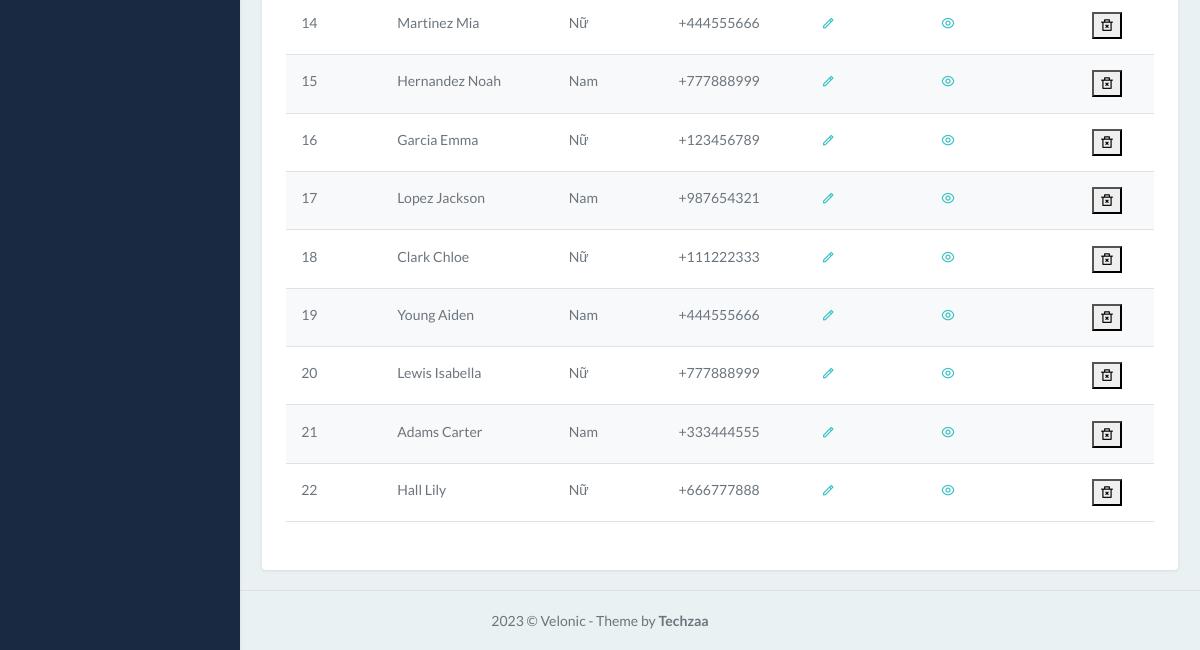
Before: /index.php?action=employee&query=list (lower part) with the older database file.
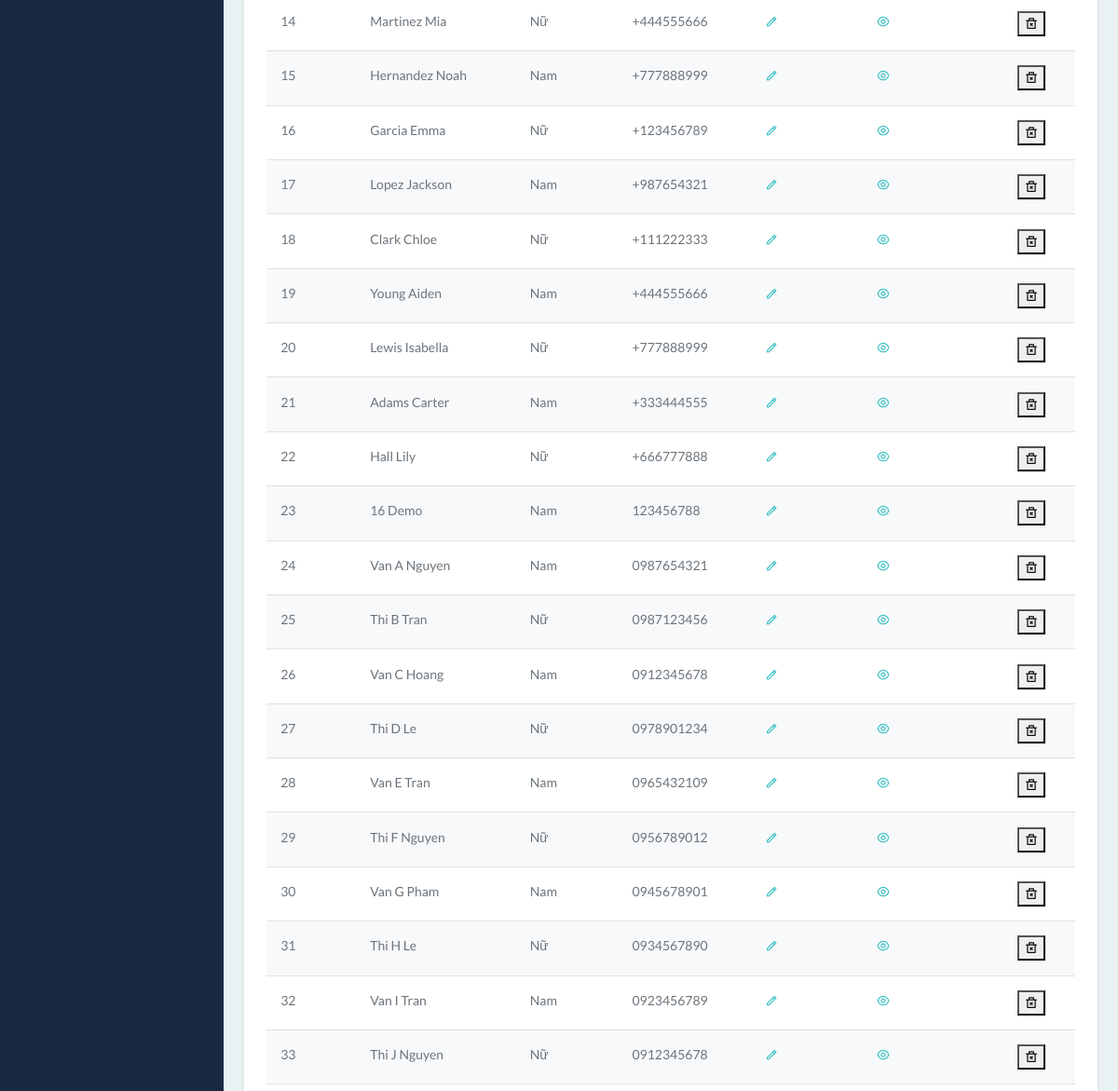
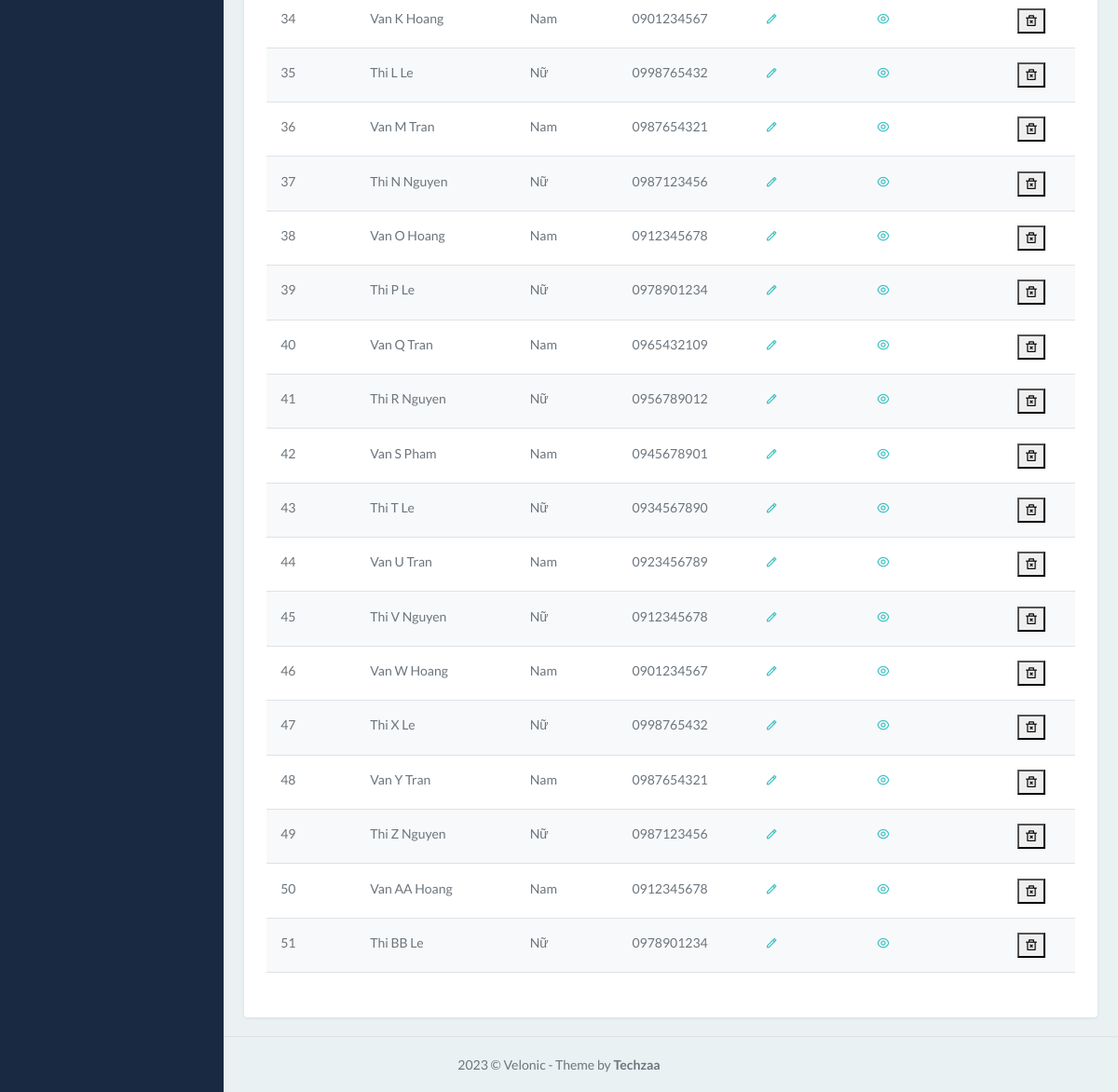
After: the same page with the newer database file (2 pictures, top to bottom).
### tables this page shows
CREATE TABLE IF NOT EXISTS `employees` (
  `id` int NOT NULL AUTO_INCREMENT,
  `first_name` varchar(50) DEFAULT NULL,
  `last_name` varchar(50) DEFAULT NULL,
  `birthday` varchar(50) DEFAULT NULL,
  `gender` varchar(50) DEFAULT NULL,
  `phone` varchar(50) DEFAULT NULL,
  `email` varchar(50) DEFAULT NULL,
  `city` varchar(50) DEFAULT NULL,
  `district` varchar(50) DEFAULT NULL,
  `ward` varchar(50) DEFAULT NULL,
  `full_address` varchar(50) DEFAULT NULL,
  `departments` int DEFAULT NULL,
  `roles` int DEFAULT NULL,
  PRIMARY KEY (`id`) USING BTREE,
  KEY `FK_departments` (`departments`),
  KEY `FK_roles` (`roles`)
);

### model/employees.php (called while the page is built, shortened)
<?php
class Employee
{
    public static function getEmployee($connect)
    {
        $response = mysqli_query($connect, "SELECT * FROM `employees`");
        if ($response) {
            if (mysqli_num_rows($response) > 0) {
                while ($row = mysqli_fetch_array($response)) {
                    $data[] = $row;
                }
            }
        }
        return $data;
    }
}

### controller/EmployeeController.php (called while the page is built, shortened)
<?php
class EmployeeController
{
    public static function getEmployee($connect)
    {
        $data = Employee::getEmployee($connect);
        return $data;
    }
}

### view/employees/list_v1.php (the view, shortened to what this page needs)
<?php
    $employees = EmployeeController::getEmployee($connect);
?>
<div class="row">
    <div class="col-12">
        <div class="card">
            <div class="card-body">
                <table id="basic-datatable" class="table table-striped dt-responsive nowrap w-100">
                    <tbody>
                        <?php
                            $sequentialId = 1;
                            foreach ($employees as $row):
                        ?>
                        <tr>
                            <td><?php echo $sequentialId; ?></td>
                            <td><?php echo $row['last_name']." ".$row['first_name']; ?></td>
                            <td><?php echo $row['gender']; ?></td>
                            <td><?php echo $row['phone']; ?></td>
                            <td>
                                <a href="?action=employee&query=edit&id=<?php echo $row['id']; ?>" class=" ri-pencil-line"></a>
                            </td>
                            <td>
                                <a href="?action=employee&query=detail&id=<?php echo $row['id']; ?>" class=" ri-eye-line"></a>
                            <td>
                                <form  class ="" action="" method="post" onsubmit="return confirm('Are you sure you want to delete this department?');">
                                    <button type="submit" class="ri-delete-bin-2-line"></button>
                                </form>
                            </td>
                        </tr>
                        <?php
                            $sequentialId++;
                            endforeach; ?>
                    </tbody>
                </table>
            </div>
        </div>
    </div>
</div>

Changed rows visible on the page:
added employees: last_name "16", first_name "Demo", gender "Nam", phone "123456788"
added employees: last_name "Van A", first_name "Nguyen", gender "Nam", phone "0987654321"
added employees: last_name "Thi B", first_name "Tran", gender "Nữ", phone "0987123456"
added employees: last_name "Van C", first_name "Hoang", gender "Nam", phone "0912345678"
added employees: last_name "Thi D", first_name "Le", gender "Nữ", phone "0978901234"
added employees: last_name "Van E", first_name "Tran", gender "Nam", phone "0965432109"
added employees: last_name "Thi F", first_name "Nguyen", gender "Nữ", phone "0956789012"
added employees: last_name "Van G", first_name "Pham", gender "Nam", phone "0945678901"
added employees: last_name "Thi H", first_name "Le", gender "Nữ", phone "0934567890"
added employees: last_name "Van I", first_name "Tran", gender "Nam", phone "0923456789"
added employees: last_name "Thi J", first_name "Nguyen", gender "Nữ", phone "0912345678"
added employees: last_name "Van K", first_name "Hoang", gender "Nam", phone "0901234567"
added employees: last_name "Thi L", first_name "Le", gender "Nữ", phone "0998765432"
added employees: last_name "Van M", first_name "Tran", gender "Nam", phone "0987654321"
added employees: last_name "Thi N", first_name "Nguyen", gender "Nữ", phone "0987123456"
added employees: last_name "Van O", first_name "Hoang", gender "Nam", phone "0912345678"
added employees: last_name "Thi P", first_name "Le", gender "Nữ", phone "0978901234"
added employees: last_name "Van Q", first_name "Tran", gender "Nam", phone "0965432109"
added employees: last_name "Thi R", first_name "Nguyen", gender "Nữ", phone "0956789012"
added employees: last_name "Van S", first_name "Pham", gender "Nam", phone "0945678901"
added employees: last_name "Thi T", first_name "Le", gender "Nữ", phone "0934567890"
added employees: last_name "Van U", first_name "Tran", gender "Nam", phone "0923456789"
added employees: last_name "Thi V", first_name "Nguyen", gender "Nữ", phone "0912345678"
added employees: last_name "Van W", first_name "Hoang", gender "Nam", phone "0901234567"
added employees: last_name "Thi X", first_name "Le", gender "Nữ", phone "0998765432"
added employees: last_name "Van Y", first_name "Tran", gender "Nam", phone "0987654321"
added employees: last_name "Thi Z", first_name "Nguyen", gender "Nữ", phone "0987123456"
added employees: last_name "Van AA", first_name "Hoang", gender "Nam", phone "0912345678"
added employees: last_name "Thi BB", first_name "Le", gender "Nữ", phone "0978901234"
